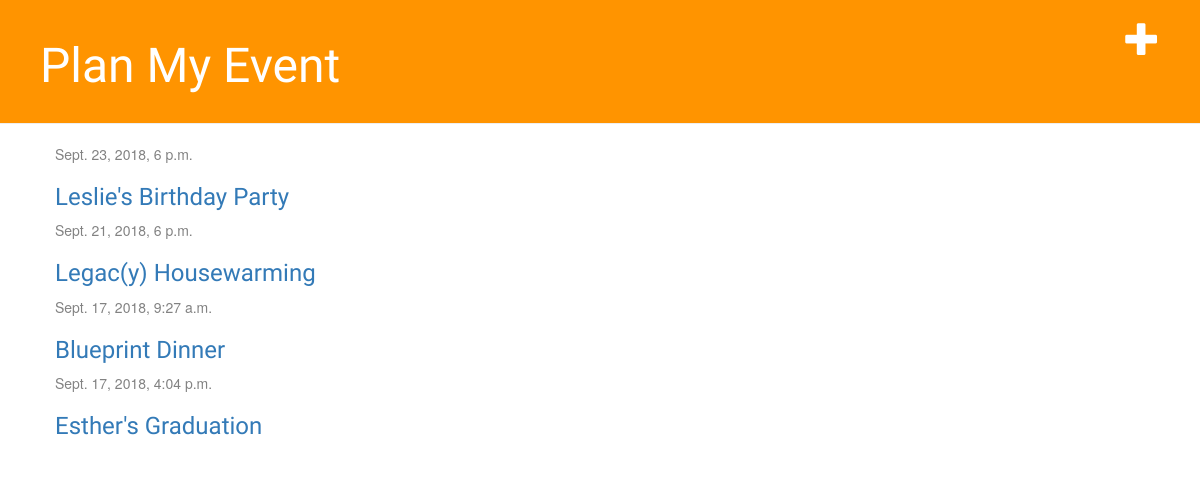
The app's page /, older data.
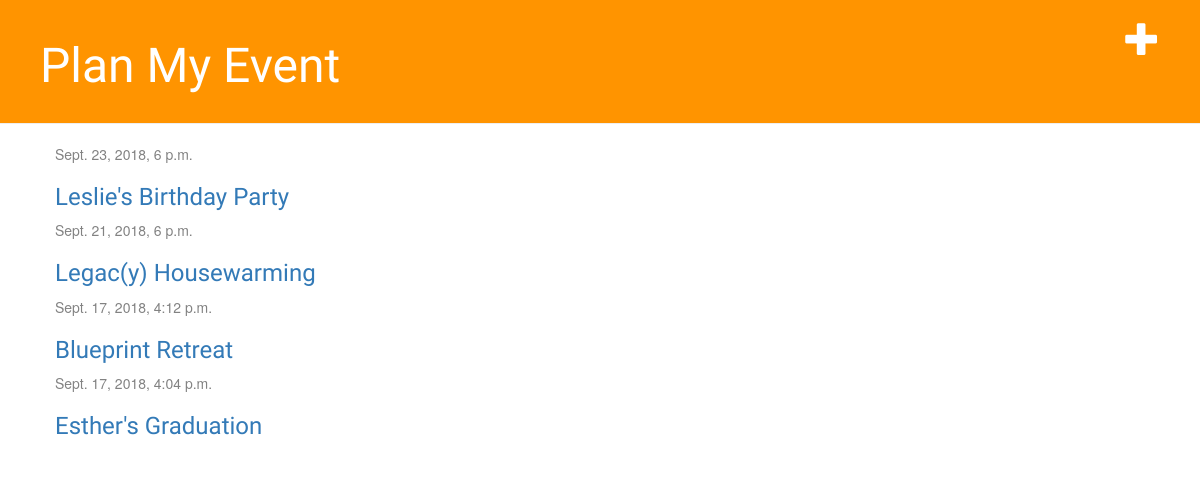
The same page, newer data.
### event_app/models.py (models this page shows, shortened)
class Event( models.Model ):
	name = models.CharField(max_length = 200)
	date = models.DateTimeField('date published')

### event_app/views.py (the view)
# urls.py: path('', views.event_list, name='event_list'),
def event_list(request):
	events = Event.objects.all()
	return render(request, 'event_app/event_list.html', {'events': events} )

### event_app/templates/event_app/event_list.html
{% extends 'event_app/base.html' %}
{% block content %}
	{% for event in events %}
		<div call = "event">
			<div class = "date">
				{{ event.date }}
			</div>
			<h3><a href="{% url 'event_detail' pk=event.pk %}">{{ event.name }}</a></h3>
		</div>
	{% endfor %}
{% endblock %}

### event_app/templates/event_app/base.html (shortened to what this page needs)
{% load static %}
<html>
    <head>
    	<link rel="stylesheet" href="//maxcdn.bootstrapcdn.com/bootstrap/3.2.0/css/bootstrap.min.css">
		<link rel="stylesheet" href="//maxcdn.bootstrapcdn.com/bootstrap/3.2.0/css/bootstrap-theme.min.css">
		<link rel="stylesheet" href="{% static 'css/event_app.css' %}">
    </head>
    <body>
    	<div class="page-header">
            <a href="{% url 'event_new' %}" class="top-menu"><span class="glyphicon glyphicon-plus"></span></a>
        	<h1><a href="/">Plan My Event</a></h1>
    	</div>
    	<div class="content container">
        	<div class="row">
            	<div class="col-md-8">
            		{% block content %}
            		{% endblock %}
            	</div>
        	</div>
    	</div>
	</body>
</html>

### event_app/static/css/event_app.css (style rules this page uses)
.page-header { background-color: #ff9400; margin-top: 0; padding: 20px 20px 20px 40px; }
.page-header h1, .page-header h1 a, .page-header h1 a:visited, .page-header h1 a:active { color: #ffffff; font-size: 36pt; text-decoration: none; }
.content { margin-left: 40px; }
h1, h2, h3, h4 { font-family: 'Lobster', cursive; }
.date { color: #828282; }
.top-menu, .top-menu:hover, .top-menu:visited { color: #ffffff; float: right; font-size: 26pt; margin-right: 20px; }

Row changes from the older to the newer data that the page shows:
changed Event: date "Sept. 17, 2018, 9:27 a.m." → "Sept. 17, 2018, 4:12 p.m."; name "Blueprint Dinner" → "Blueprint Retreat"
